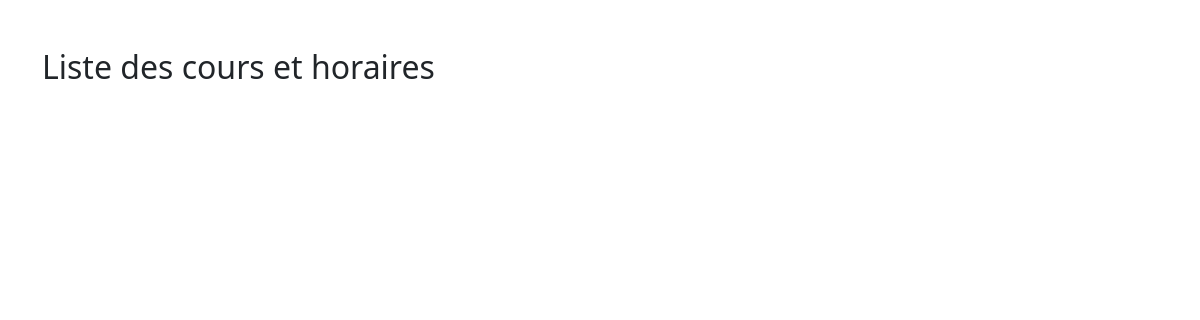
/schedule/, run on an earlier commit of the app's database.
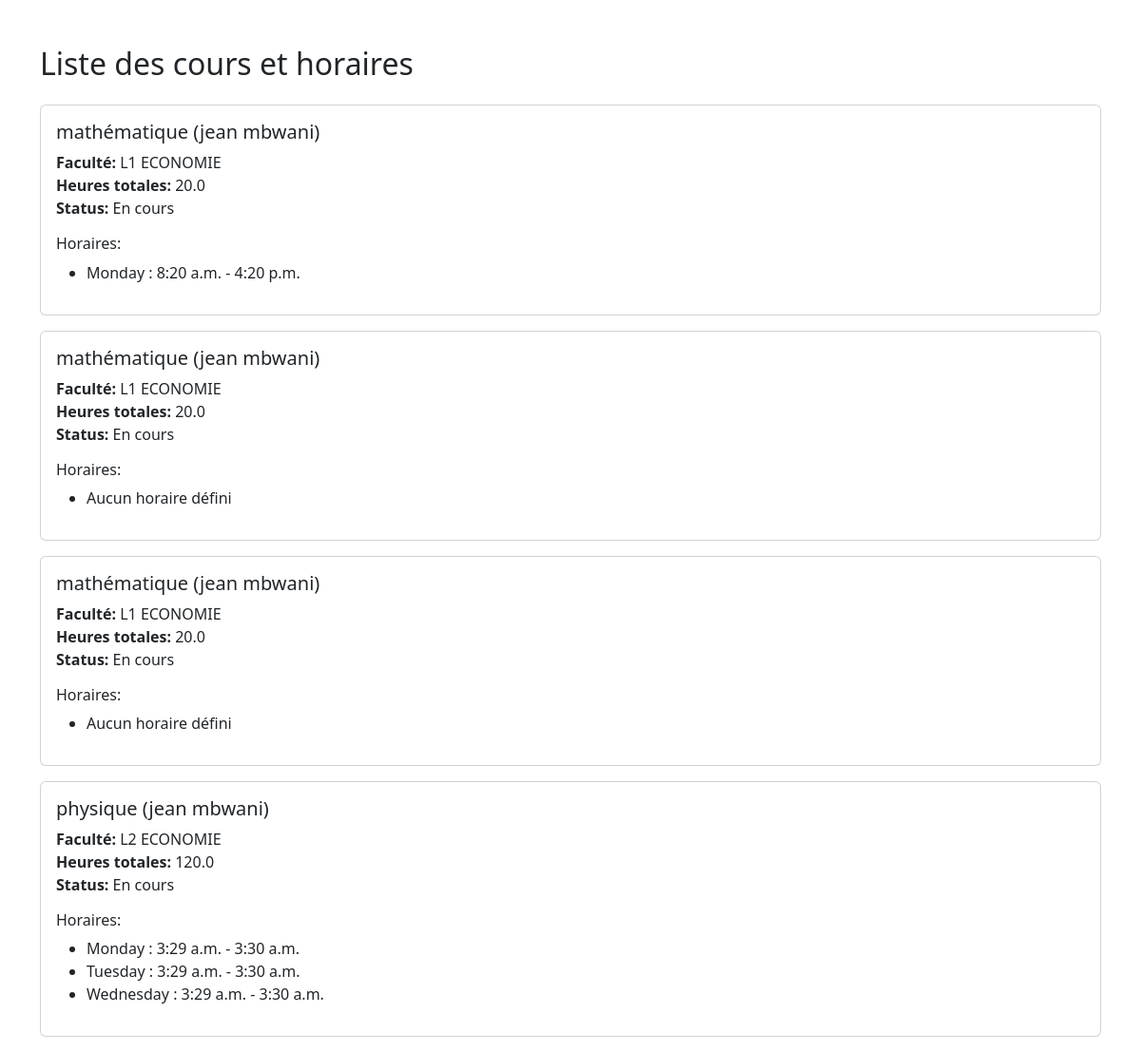
And on a later commit of the database.
### schedule/models.py (models this page shows, shortened)
class Course(models.Model):
    name = models.CharField(max_length=255)
    professor = models.CharField(max_length=255)
    total_hours = models.FloatField()
    faculty = models.ForeignKey(Faculty, on_delete=models.CASCADE)
    finished = models.BooleanField(default=False)

class Faculty(models.Model):
    name = models.CharField(max_length=255)
    level = models.CharField(max_length=255, null=True, blank=True)
    head_of_faculty = models.CharField(max_length=255, null=True, blank=True)

class CourseSchedule(models.Model):
    course = models.ForeignKey(Course, on_delete=models.CASCADE)
    day_of_week = models.CharField(max_length=10, choices=[
        ('Monday', 'Monday'), ('Tuesday', 'Tuesday'), ('Wednesday', 'Wednesday'),
        ('Thursday', 'Thursday'), ('Friday', 'Friday'), ('Saturday', 'Saturday'),
        ('Sunday', 'Sunday')
    ])
    start_time = models.TimeField()
    end_time = models.TimeField()

### schedule/views.py (the view)
# urls.py: path('', views.course_list, name='course_list'),
def course_list(request):
    courses = Course.objects.all().prefetch_related('courseschedule_set')
    return render(request, 'schedule/course_list.html', {'courses': courses})

### schedule/templates/schedule/course_list.html (shortened to what this page needs)
<!DOCTYPE html>
<html>
<head>
    <link href="https://cdn.jsdelivr.net/npm/bootstrap@5.3.0/dist/css/bootstrap.min.css" rel="stylesheet">
</head>
<body class="container mt-5">
    <h2 class="mb-4">Liste des cours et horaires</h2>
    {% for course in courses %}
        <div class="card mb-3">
            <div class="card-body">
                <h5 class="card-title">{{ course.name }} ({{ course.professor }})</h5>
                <p class="card-text">
                    <strong>Faculté:</strong> {{ course.faculty.name }}<br>
                    <strong>Heures totales:</strong> {{ course.total_hours }}<br>
                    <strong>Status:</strong> {{ course.finished|yesno:"Terminé,En cours" }}
                </p>
                <h6>Horaires:</h6>
                <ul>
                    {% for schedule in course.courseschedule_set.all %}
                        <li>{{ schedule.day_of_week }} : {{ schedule.start_time }} - {{ schedule.end_time }}</li>
                    {% empty %}
                        <li>Aucun horaire défini</li>
                    {% endfor %}
                </ul>
            </div>
        </div>
    {% endfor %}
</body>
</html>

What changed in the data, as far as the page shows it:
added Course: name "mathématique", professor "jean mbwani", faculty.name "L1 ECONOMIE", total_hours "20.0", finished "En cours"
added CourseSchedule: day_of_week "Monday", start_time "8:20 a.m.", end_time "4:20 p.m.", shown under "mathématique"
added Course: name "mathématique", professor "jean mbwani", faculty.name "L1 ECONOMIE", total_hours "20.0", finished "En cours"
added Course: name "mathématique", professor "jean mbwani", faculty.name "L1 ECONOMIE", total_hours "20.0", finished "En cours"
added Course: name "physique", professor "jean mbwani", faculty.name "L2 ECONOMIE", total_hours "120.0", finished "En cours"
added CourseSchedule: day_of_week "Monday", start_time "3:29 a.m.", end_time "3:30 a.m.", shown under "physique"
added CourseSchedule: day_of_week "Tuesday", start_time "3:29 a.m.", end_time "3:30 a.m.", shown under "physique"
added CourseSchedule: day_of_week "Wednesday", start_time "3:29 a.m.", end_time "3:30 a.m.", shown under "physique"
